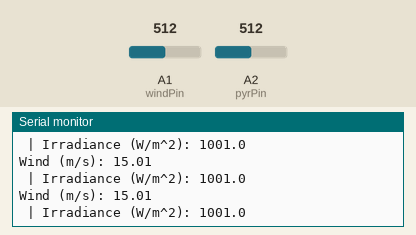
Simulated run of this sketch. Board: Arduino Uno, built with avr-gcc and run on an emulated ATmega328P. Shown: the last lines printed to the serial monitor. Inputs (shaded band) come from the test bench; at power-on: A1 (windPin) = 512, A2 (pyrPin) = 512.

Above: at 1.3 s.
1.4 s: A1 (windPin) set to 716
At 1.82 s:
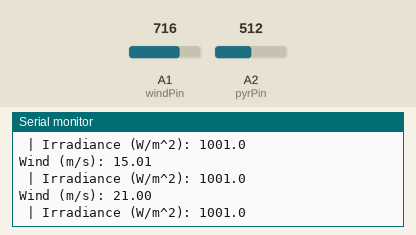
2.9 s: A2 (pyrPin) set to 716
At 3.32 s:
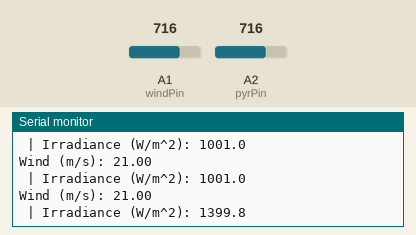
4.4 s: A1 (windPin) set to 900
At 4.83 s:
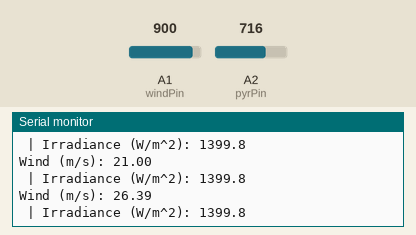
5.9 s: A2 (pyrPin) set to 900
At 6.33 s:
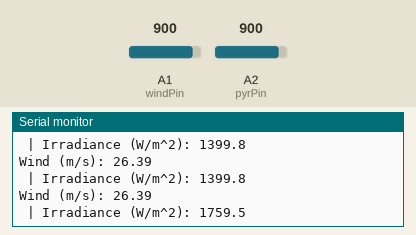
Timing chart, 0 to 8.4 s (numbered marks = the images above; inputs shaded):
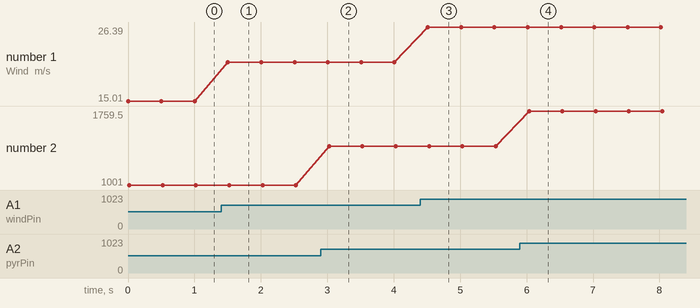

The sketch:

arduinoMega2560_code.ino
```cpp
const int windPin = A1;
const float Vref = 5.0;
const float maxWind = 30.0;   // m/s

const int pyrPin = A2;
const float maxIrr = 2000.0;

void setup() {
  Serial.begin(9600);
}

void loop() {
  float voltage_anemo = analogRead(windPin) * (Vref / 1023.0);
  float windSpeed = (voltage_anemo / Vref) * maxWind;

  int adc = analogRead(pyrPin);
  float voltage_pyrano = adc * (Vref / 1023.0);
  float irradiance = (voltage_pyrano / Vref) * maxIrr;

  Serial.print("Wind (m/s): ");
  Serial.println(windSpeed, 2);

  Serial.print(" | Irradiance (W/m^2): ");
  Serial.println(irradiance, 1);


  delay(500);
}
```

Measured:
- after the input at 1.4 s, the serial monitor: prints a new line after 0.10 s (image 1)
- after the input at 2.9 s, the serial monitor: prints a new line after 0.13 s (image 2)
- after the input at 4.4 s, the serial monitor: prints a new line after 0.11 s (image 3)
- after the input at 5.9 s, the serial monitor: prints a new line after 0.14 s (image 4)
- plotted number 1: 15.01 → 21 after the input at 1.4 s, 21 → 26.39 after the input at 4.4 s
- plotted number 2: 1001 → 1399.8 after the input at 2.9 s, 1399.8 → 1759.5 after the input at 5.9 s
